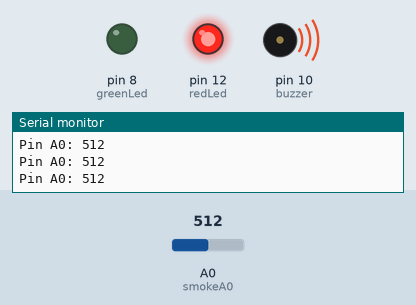
Bench run of a sketch on a simulated Arduino Uno, built with avr-gcc and run on an emulated ATmega328P. Parts: output pins drawn as LEDs (lit = HIGH), buzzer (waves = sounding), the last lines printed to the serial monitor. The test bench sets the inputs (shaded band); at power-on: A0 (smokeA0) = 512.

Above: at 1.2 s.
1.3 s: A0 (smokeA0) set to 166
2.8 s: A0 (smokeA0) set to 135
At 3.2 s:
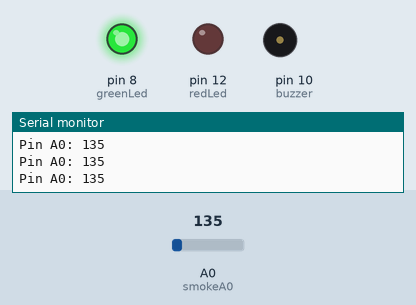
4.3 s: A0 (smokeA0) set to 160
At 4.6 s:
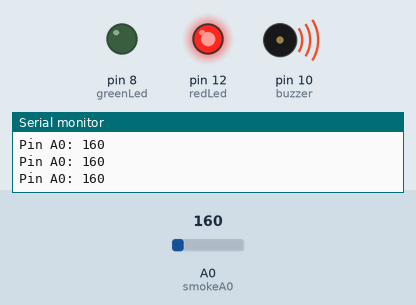
5.8 s: A0 (smokeA0) set to 140
At 7.1 s:
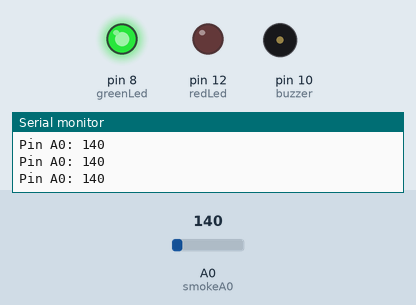
Timing chart, 0 to 8.3 s (numbered marks = the images above; inputs shaded):
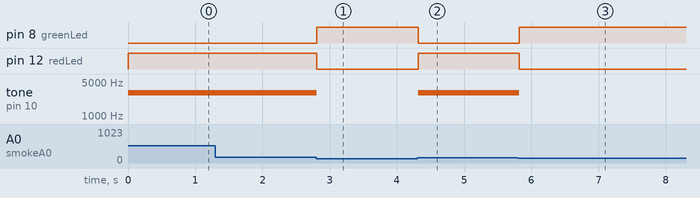

Measured:
- the behaviour switches between 151 and 150 on A0 (smokeA0) (found by bisection; images 0 and 1)
- after the input at 2.8 s, pin 8 (greenLed): LOW → HIGH at once; pin 12 (redLed): HIGH → LOW at once; tone on pin 10 (buzzer): 3000 Hz → silent at once
- after the input at 4.3 s, pin 8 (greenLed): HIGH → LOW at once; pin 12 (redLed): LOW → HIGH at once; tone on pin 10 (buzzer): silent → 3000 Hz at once
- after the input at 5.8 s, pin 8 (greenLed): LOW → HIGH at once; pin 12 (redLed): HIGH → LOW at once; tone on pin 10 (buzzer): 3000 Hz → silent at once

The sketch:

gas_detector.ino
```cpp
int redLed = 12;
int greenLed = 8;
int buzzer = 10;
int smokeA0 = A0;
// Your threshold value
int sensorThres = 150;

void setup() {
  pinMode(redLed, OUTPUT);
  pinMode(greenLed, OUTPUT);
  pinMode(buzzer, OUTPUT);
  pinMode(smokeA0, INPUT);
  Serial.begin(9600);
}
void loop() {
  int analogSensor = analogRead(smokeA0);
  Serial.print("Pin A0: ");
  Serial.println(analogSensor);
  // Checks if it has reached the threshold value
  if (analogSensor > sensorThres)
  {
    digitalWrite(redLed, HIGH);
    digitalWrite(greenLed, LOW);
    tone(buzzer, 3000, 300);
  }
  else
  {
    digitalWrite(redLed, LOW);
    digitalWrite(greenLed, HIGH);
    noTone(buzzer);
  }
  delay(100);
}
```
